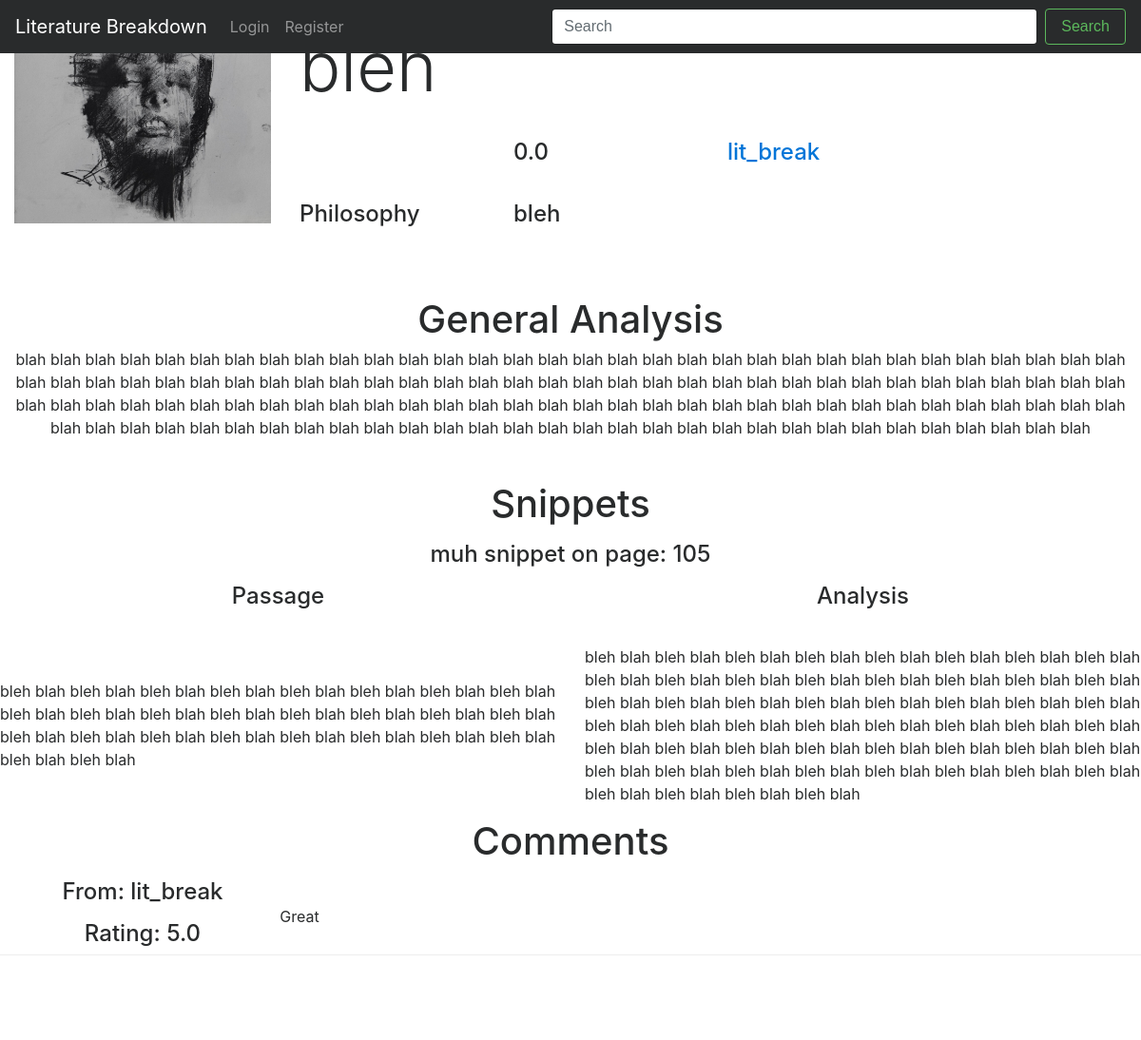
The page /literaturebreakdown/article/bleh/ on the database as committed earlier.
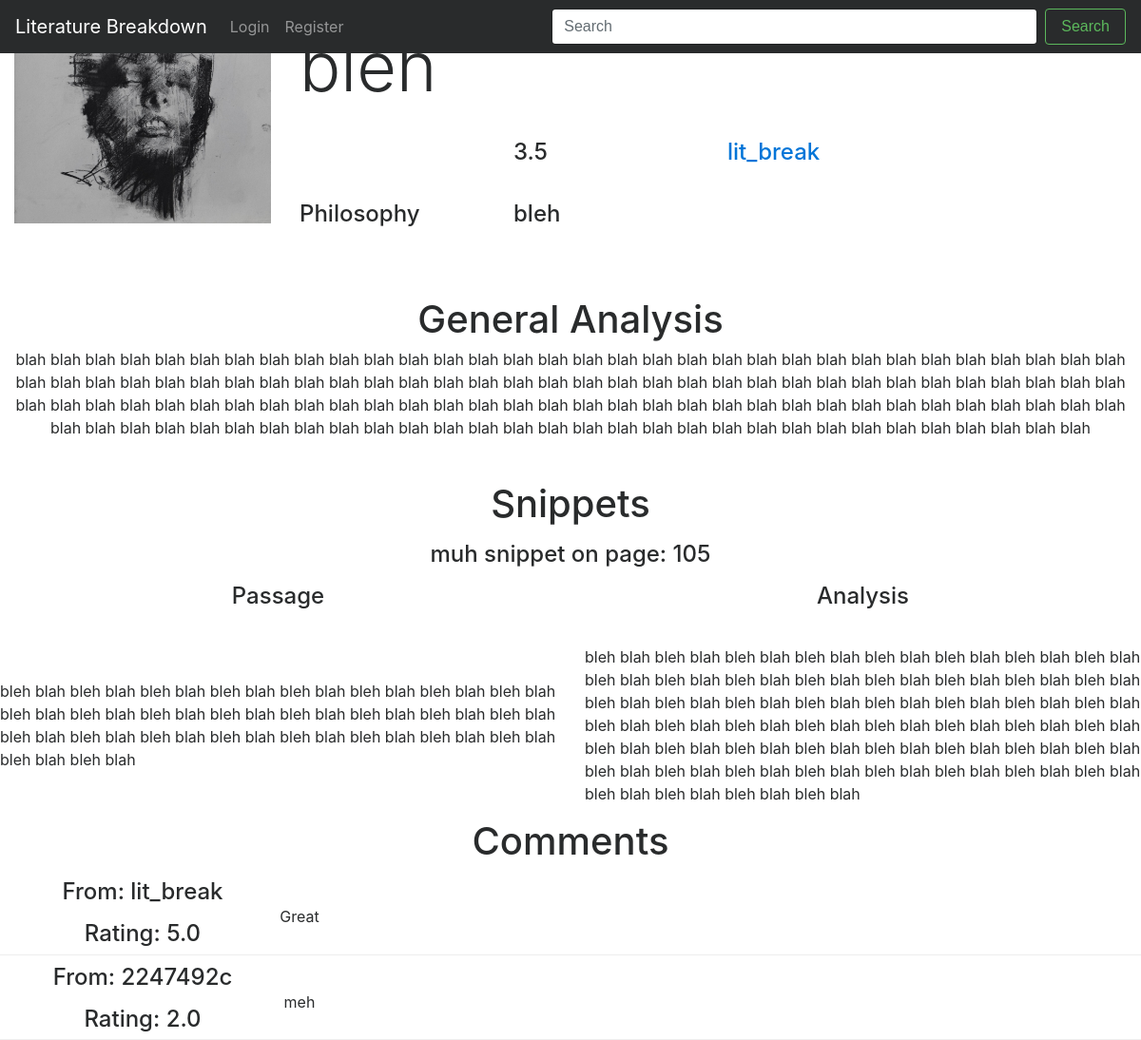
The same page on the database as committed later.
### lit/models.py (models this page shows, shortened)
class Article(models.Model):
    author = models.ForeignKey(UserProfile)
    date_published = models.CharField(max_length=8, unique=False)
    book = models.CharField(max_length=128, unique=False)
    views = models.IntegerField(default=0)
    title = models.CharField(max_length=128, unique=True)
    analysis = models.CharField(max_length=2500, unique=False)
    category = models.CharField(max_length=50)
    slug = models.SlugField()
    img = models.ImageField(upload_to='profile_images', blank=True)
    rating = models.FloatField(max_length=5.0, default=0.0)
    book_author = models.CharField(max_length=128, default="")
    book_published = models.CharField(max_length=128, default="")

class Snippet(models.Model):
    title = models.ForeignKey(Article)
    snippet_title = models.CharField(max_length=128, default = "")
    page = models.IntegerField()
    passage = models.CharField(max_length=500, unique=False)
    analysis = models.CharField(max_length=1000, unique=False)
    id = models.UUIDField(primary_key=True, default=uuid.uuid4(), editable=False)

class Comment(models.Model):
    user_comment = models.CharField(max_length=128)
    user = models.ForeignKey(UserProfile)
    rating = models.FloatField(max_length=5.0)
    article = models.ForeignKey(Article)
    date = models.DateTimeField(auto_now_add=True, blank=True)
    id = models.UUIDField(primary_key=True, default=uuid.uuid4, editable=False)

class UserProfile(models.Model):
    user = models.OneToOneField(User)
    website = models.URLField(blank=True,default="")
    picture = models.ImageField(upload_to='profile_images', blank=True)
    name = models.CharField(max_length=128)
    num_articles = models.IntegerField(default=0)
    slug = models.SlugField()
    age = models.IntegerField(default=16)
    gender = models.CharField(max_length=4, default="")
    location = models.CharField(max_length=128)
    def __str__(self):
        return self.user.username

### lit/views.py (the view, shortened to what this page needs)
# urls.py: url(r'^article/(?P<article_name_slug>[\w\-]+)/$', views.show_article, name='show_article'),
def show_article(request, article_name_slug):
    logged_in = False
    if request.user.is_authenticated():
        logged_in = True
    context_dict = {}
    try:
        article = Article.objects.get(slug=article_name_slug)
        comments = Comment.objects.filter(article=article)
        snippets = Snippet.objects.filter(title=article)
        context_dict['article'] = article
        context_dict['comments'] = comments
        context_dict['snippets'] = snippets
    except Article.DoesNotExist:
        context_dict['article'] = None
        context_dict['comments'] = None
        context_dict['snippets'] = None
    context_dict['favourited'] = False
    return render(request, 'lit/article.html', context_dict)

### templates/lit/article.html (shortened to what this page needs)
<!DOCTYPE html>
{% extends 'lit/base.html' %}
{% load staticfiles %}
{% block body_block %}
	<div class="row" style="padding-top:30px;">
		<div class="col-md-3">
			<img src="{{ MEDIA_URL }}{{ article.img }}"
				 width="300"
				 height="400"
				 alt="Cover"
				 style="max-width: 100%;
						height: auto;
						width: auto\9;"/>
		</div>
		<div class="col-md-9">
			<div class="row">
				<div class="col-md-10"><h1 class="display-3">{{ article.title }}</h1></div>
			</div>
			<div class="row" style="padding-top:30px;">
				<div class="col-md-3"><h4>{{ article.date_published }}</h4></div>
				<div class="col-md-3"><h4>{{ article.rating }}</h4></div>
				<div class="col-md-3"><h4><a href="{% url 'profile' article.author %}">{{ article.author }}</a></h4></div>
			</div>
			<div class="row" style="padding-top:30px;">
				<div class="col-md-3"><h4>{{ article.category }}</h4></div>
				<div class="col-md-3"><h4>{{ article.book }}</h4></div>
			</div>
			<div class="row" style="padding-top:30px;">
				<div class="col-md-3"><h4>{{ article.date_published }}</h4></div>
			</div>
		</div>
	</div>
	<div style="padding-top:30px;">
		<h1 style="text-align:center">General Analysis</h1>
		<p style="text-align:center">{{ article.analysis}}</p>
	</div>
	{% if snippets %}
	<div style="padding-top:30px;">
		<h1 style="text-align:center">Snippets</h1>
		{% for snippet in snippets %}
		<div class="row" style="padding-top:10px;">
			<div class="col">
				<h4 style="text-align:center">{{ snippet.snippet_title }} on page: {{ snippet.page }}</h4>
			</div>
			<div class="row"">
				<div class="col-md-6">
					<h4 style="text-align:center;padding-top:10px;">Passage</h4>
					<p style="position: relative;
							  float: left;
							  top: 50%;
							  left: 50%;
							  transform: translate(-50%, -50%);">{{ snippet.passage }}</p>
				</div>
				<div class="col-md-6">
					<h4 style="text-align:center;padding-top:10px;">Analysis</h4>
					<p style="position: relative;
							  float: left;
							  top: 50%;
							  left: 50%;
							  transform: translate(-50%, -50%);">{{ snippet.analysis }}</p>
				</div>
			</div>
		</div>
		{% endfor %}
	</div>
	{% endif %}
	{% if comments %}
	<div style="padding-top:30px;">
		<h1 style="text-align:center">Comments</h1>
		{% for comment in comments %}
		<div class="row" style="padding-top:10px; border-bottom: 1px solid #eee;">
			<div class="col-md-3">
				<h4 style="text-align:center">From: {{ comment.user }}</h4>
				<h4 style="text-align:center; padding-top:10px;">Rating: {{ comment.rating }}</h4>
			</div>
			<div class="col-md-9">
				<p style="position: relative;
						  float: left;
						  top: 50%;
						  transform: translate(-50%, -50%);">{{ comment.user_comment }}</p>
			</div>
		</div>
		{% endfor %}
	</div>
	{% endif %}
{% endblock %}

Rows that differ between the two databases and show on the page:
changed Article "bleh": rating "0.0" → "3.5"
added Comment: user "2247492c", rating "2.0", user_comment "meh"
